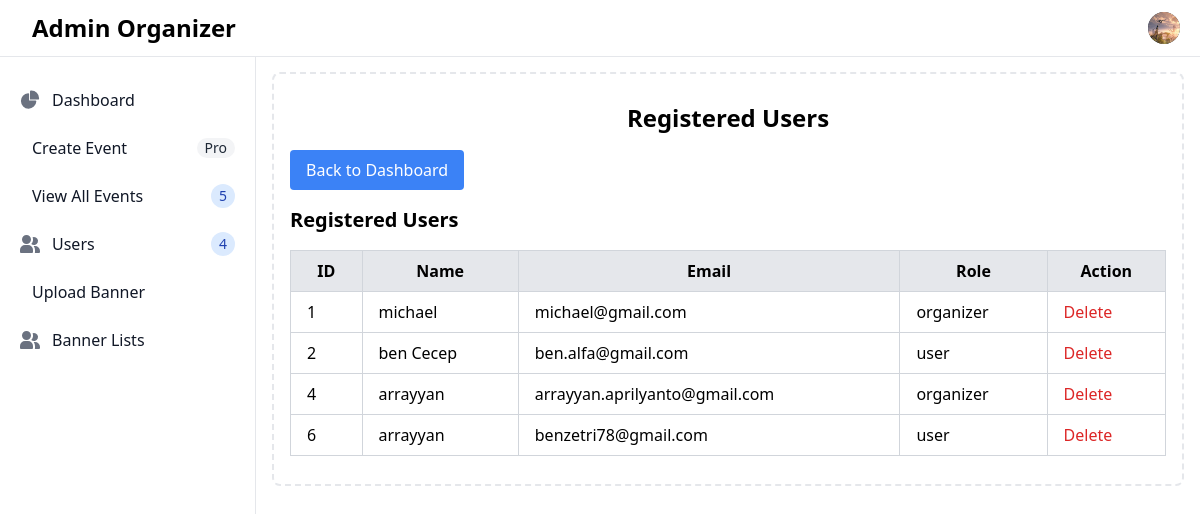
Page /src/views/view_users.php (signed in) on the committed database.
### tables this page shows
CREATE TABLE `users` (
  `id` int(11) NOT NULL,
  `name` varchar(255) NOT NULL,
  `email` varchar(255) NOT NULL,
  `password` varchar(255) NOT NULL,
  `role` enum('organizer','user') DEFAULT 'user',
  `profile_pic` varchar(255) DEFAULT 'default.png',
  `reset_token` varchar(255) DEFAULT NULL,
  `reset_token_expiry` datetime DEFAULT NULL
);

### models/db.php (called while the page is built, shortened)
<?php
class Database {
    private $host = 'localhost';
    private $db_name = 'event_registration_system';
    private $username = 'root';
    private $password = '';
    private $conn;
    public function __construct() {
        try {
            $this->conn = new PDO("mysql:host={$this->host};dbname={$this->db_name}", $this->username, $this->password);
            $this->conn->setAttribute(PDO::ATTR_ERRMODE, PDO::ERRMODE_EXCEPTION);
        } catch (PDOException $e) {
            die("Connection failed: " . $e->getMessage());
        }
    }
    public function fetch($sql, $params = []) {
        try {
            $stmt = $this->conn->prepare($sql);
            $stmt->execute($params);
            return $stmt->fetch(PDO::FETCH_ASSOC);
        } catch (PDOException $e) {
            die("Query failed: " . $e->getMessage());
        }
    }
}

### models/user.php (called while the page is built, shortened)
<?php
require_once 'db.php';
class User {
    private $db;
    public function __construct() {
        $this->db = new Database();
    }
    public function getUserById($user_id) {
        $sql = "SELECT * FROM users WHERE id = ?";
        return $this->db->fetch($sql, [$user_id]);
    }
}

### src/views/view_users.php (the view, shortened to what this page needs)
<?php
require_once __DIR__ .'/../../models/user.php';
require_once __DIR__ .'/../../models/event.php';
require_once __DIR__ .'/../../models/db.php';
$database = new Database();
$db = $database->getConnection();
$user = new User();
$user_info = $user->getUserById($_SESSION['user_id']);
$profilePic = $user_info['profile_pic'] ?: 'default.png';
$query = "SELECT COUNT(*) as total_events FROM events";
$stmt = $db->prepare($query);
$stmt->execute();
$total_events = $stmt->fetch(PDO::FETCH_ASSOC);
$query = "SELECT COUNT(*) as total_users FROM users";
$stmt = $db->prepare($query);
$stmt->execute();
$total_users = $stmt->fetch(PDO::FETCH_ASSOC);
$query = "SELECT id, name, email, role FROM users";
$stmt = $db->prepare($query);
$stmt->execute();
$users = $stmt->fetchAll(PDO::FETCH_ASSOC);
?>
<!DOCTYPE html>
<html lang="en">
<head>
    <link href="https://cdn.jsdelivr.net/npm/flowbite@2.5.2/dist/flowbite.min.css"  rel="stylesheet" />
    <script src="https://cdn.tailwindcss.com"></script>
    <link rel="stylesheet" href="../css/output.css">
</head>
<body>
    <nav class="fixed top-0 z-50 w-full bg-white border-b border-gray-200 dark:bg-gray-800 dark:border-gray-700">
        <div class="px-3 py-3 lg:px-5 lg:pl-3">
            <div class="flex items-center justify-between">
            <div class="flex items-center justify-start rtl:justify-end">
                <a href="dashboard.php" class="flex items-center ms-2 md:me-24">
                    <span class="self-center text-xl font-semibold sm:text-2xl whitespace-nowrap dark:text-white">Admin Organizer</span>
                </a>
            </div>
            <div class="flex items-center">
                <div class="flex items-center ms-3">
                    <div>
                        <button type="button" class="flex text-sm bg-gray-800 rounded-full focus:ring-4 focus:ring-gray-300 dark:focus:ring-gray-600" aria-expanded="false" data-dropdown-toggle="dropdown-user">
                            <img class="w-8 h-8 rounded-full" src="../../uploads/profilepic/<?php echo $profilePic; ?>" alt="user photo">
                        </button>
                    </div>
                </div>
                </div>
            </div>
        </div>
    </nav>
    <aside id="logo-sidebar" class="fixed top-0 left-0 z-40 w-64 h-screen pt-20 transition-transform -translate-x-full bg-white border-r border-gray-200 sm:translate-x-0 dark:bg-gray-800 dark:border-gray-700" aria-label="Sidebar">
        <div class="h-full px-3 pb-4 overflow-y-auto bg-white dark:bg-gray-800">
            <ul class="space-y-2 font-medium">
                <li>
                    <a href="dashboard.php" class="flex items-center p-2 text-gray-900 rounded-lg dark:text-white hover:bg-gray-100 dark:hover:bg-gray-700 group">
                    <span class="ms-3">Dashboard</span>
                    </a>
                </li>
                <li>
                    <a href="create_event.php" class="flex items-center p-2 text-gray-900 rounded-lg dark:text-white hover:bg-gray-100 dark:hover:bg-gray-700 group">
                        <span class="flex-1 ms-3 whitespace-nowrap">Create Event</span>
                        <span class="inline-flex items-center justify-center px-2 ms-3 text-sm font-medium text-gray-800 bg-gray-100 rounded-full dark:bg-gray-700 dark:text-gray-300">Pro</span>
                    </a>
                </li>
                <li>
                    <a href="events_lists.php" class="flex items-center p-2 text-gray-900 rounded-lg dark:text-white hover:bg-gray-100 dark:hover:bg-gray-700 group">
                        <span class="flex-1 ms-3 whitespace-nowrap">View All Events</span>
                        <span class="inline-flex items-center justify-center w-3 h-3 p-3 ms-3 text-sm font-medium text-blue-800 bg-blue-100 rounded-full dark:bg-blue-900 dark:text-blue-300"><?php echo htmlspecialchars($total_events['total_events']); ?></span>
                    </a>
                </li>
                <li>
                    <a href="view_users.php" class="flex items-center p-2 text-gray-900 rounded-lg dark:text-white hover:bg-gray-100 dark:hover:bg-gray-700 group">
                        <span class="flex-1 ms-3 whitespace-nowrap">Users</span>
                        <span class="inline-flex items-center justify-center w-3 h-3 p-3 ms-3 text-sm font-medium text-blue-800 bg-blue-100 rounded-full dark:bg-blue-900 dark:text-blue-300"><?php echo htmlspecialchars($total_users['total_users']); ?></span>
                    </a>
                </li>
                <li>
                    <a href="banner_upload.php" class="flex items-center p-2 text-gray-900 rounded-lg dark:text-white hover:bg-gray-100 dark:hover:bg-gray-700 group">
                        <span class="flex-1 ms-3 whitespace-nowrap">Upload Banner</span>
                    </a>
                </li>
                <li>
                    <a href="banner_list.php" class="flex items-center p-2 text-gray-900 rounded-lg dark:text-white hover:bg-gray-100 dark:hover:bg-gray-700 group">
                    <span class="flex-1 ms-3 whitespace-nowrap">Banner Lists</span>
                    </a>
                </li>
            </ul>
        </div>
    </aside>
    <div class="p-4 sm:ml-64">
        <div class="p-4 border-2 border-gray-200 border-dashed rounded-lg dark:border-gray-700 mt-14">
            <div class="py-3">
                <div class="container mx-auto">
                    <h2 class="text-center text-2xl font-bold mb-4">Registered Users</h2>
                    <a href="dashboard.php" class="bg-blue-500 text-white px-4 py-2 rounded mb-4 inline-block">Back to Dashboard</a>
                    <h1 class="text-xl font-semibold mb-4">Registered Users</h1>
                    <?php if (empty($users)): ?>
                        <div class="bg-blue-100 text-blue-800 border border-blue-400 rounded p-4 mb-4">No users registered yet.</div>
                    <?php else: ?>
                        <div class="overflow-x-auto">
                            <table class="min-w-full border border-gray-300 w-full">
                                <thead>
                                    <tr class="bg-gray-200">
                                        <th class="border border-gray-300 px-4 py-2">ID</th>
                                        <th class="border border-gray-300 px-4 py-2">Name</th>
                                        <th class="border border-gray-300 px-4 py-2">Email</th>
                                        <th class="border border-gray-300 px-4 py-2">Role</th>
                                        <th class="border border-gray-300 px-4 py-2">Action</th>
                                    </tr>
                                </thead>
                                <tbody>
                                    <?php foreach ($users as $user): ?>
                                        <tr>
                                            <td class="border border-gray-300 px-4 py-2"><?php echo htmlspecialchars($user['id']); ?></td>
                                            <td class="border border-gray-300 px-4 py-2"><?php echo htmlspecialchars($user['name']); ?></td>
                                            <td class="border border-gray-300 px-4 py-2"><?php echo htmlspecialchars($user['email']); ?></td>
                                            <td class="border border-gray-300 px-4 py-2"><?php echo htmlspecialchars($user['role']); ?></td>
                                            <td class="border border-gray-300 px-4 py-2">
                                                <a href="?action=delete&id=<?php echo $user['id']; ?>" onclick="return confirm('Are you sure you want to delete this user?');" class="text-red-600 hover:text-red-900">Delete</a>
                                            </td>
                                        </tr>
                                    <?php endforeach; ?>
                                </tbody>
                            </table>
                        </div>
                    <?php endif; ?>
                </div>
            </div>
        </div>
    </div>
</body>
</html>

### rows in the picture
users: profile_pic (picture), id "1", name "michael", email "michael@gmail.com", role "organizer"
users: id "2", name "ben Cecep", email "ben.alfa@gmail.com", role "user"
users: id "4", name "arrayyan", email "arrayyan.aprilyanto@gmail.com", role "organizer"
users: id "6", name "arrayyan", email "benzetri78@gmail.com", role "user"

### other values in the picture
$total_events['total_events'] "5"
$total_users['total_users'] "4"
